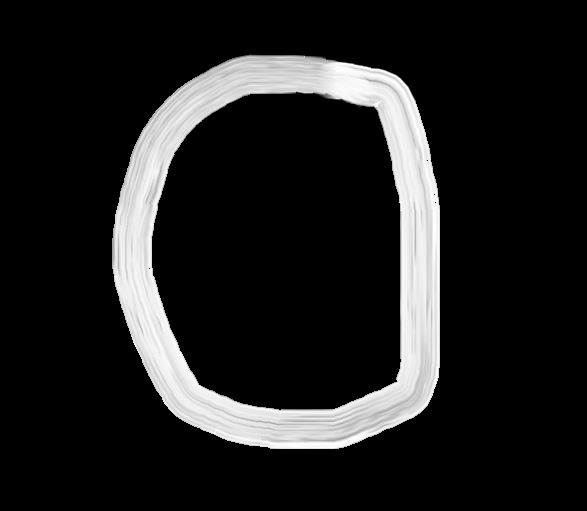
#> input picture KNN/project/images_of_numbers/0.JPG, 587 x 511 px
$ python -i image_preperation.py   (imports and definitions only)
#> lines starting #> are read from the running program, lines starting #| are printed output that depends on the picture
#this file is dedicated to preparing the user's handwritten image for
#the knn algorithm.
#The image must meet the following requirements to ensure data consistency
    #Grayscale (the MNIST images are all in gray)
    #Size: 28x28
    #ensure that the handwritten number is clearly visible
    #with a constransting background (black pen white page)
    #scale the pixels to the range [0,1]

import numpy as np
from PIL import Image  # this is a python library used for handling images
from sklearn.preprocessing import MinMaxScaler
import matplotlib.pyplot as plt

def prepare_input_image(path):
     # Fetch the image and convert it to grayscale
#> called with path = 'images_of_numbers/0.JPG'
    input_image = Image.open(path).convert("L")
    #plot_image(input_image, prepared = False)
    # Ensure the image has a grey mode
    if input_image.mode != "L":
        input_image = input_image.convert("L")

    # Resize the image to 28x28
    sized_img = input_image.resize((28, 28))
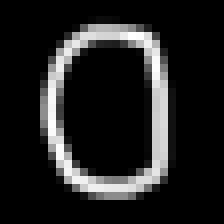
#> sized_img: PIL image 28x28 L (shown 8 times larger); min 0, max 255, mean 32.6

    #plot_image(sized_img, prepared = True)
    # Convert the image to an array
    array_img = np.array(sized_img, dtype='float32')

    # Use MinMaxScaler for normalization (this helped improve the accuracy score)
    # pixels are automatically scaled consistently with the data
    scaler = MinMaxScaler()
    scaled_img = scaler.fit_transform(array_img)
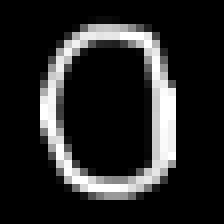
#> scaled_img: shape (28, 28) float32 (shown 8 times larger); min 0, max 1, mean 0.149

    return scaled_img


 # Visualization of input images
def plot_image(sized_img, prepared = False):
    if(prepared): plt.title("Input Image after preperation")
    else: plt.title("Input Image before preperation")

    plt.imshow(sized_img, cmap='gray')
    plt.axis('off')
    plt.show()


>>> result = prepare_input_image('images_of_numbers/0.JPG')

$ run again, on KNN/project/images_of_numbers/1.JPG
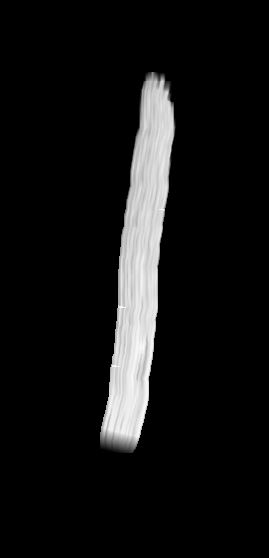
#> input picture KNN/project/images_of_numbers/1.JPG, 269 x 558 px
#> in prepare_input_image, `sized_img = input_image.resize((28, 28))`:
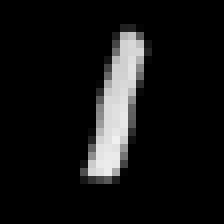
#> sized_img: PIL image 28x28 L (shown 8 times larger); min 0, max 239, mean 20.2
#> in prepare_input_image, `scaled_img = scaler.fit_transform(array_img)`:
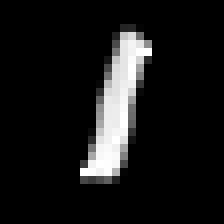
#> scaled_img: shape (28, 28) float32 (shown 8 times larger); min 0, max 1, mean 0.0905

$ run again, on KNN/project/images_of_numbers/2.JPG
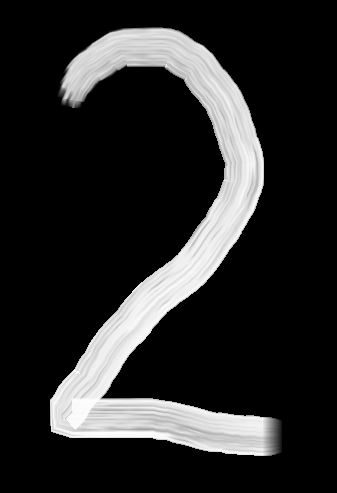
#> input picture KNN/project/images_of_numbers/2.JPG, 337 x 493 px
#> in prepare_input_image, `sized_img = input_image.resize((28, 28))`:
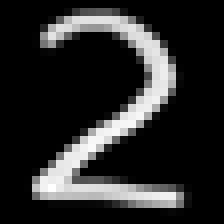
#> sized_img: PIL image 28x28 L (shown 8 times larger); min 0, max 255, mean 41.6

$ run again, on KNN/project/images_of_numbers/3.JPG
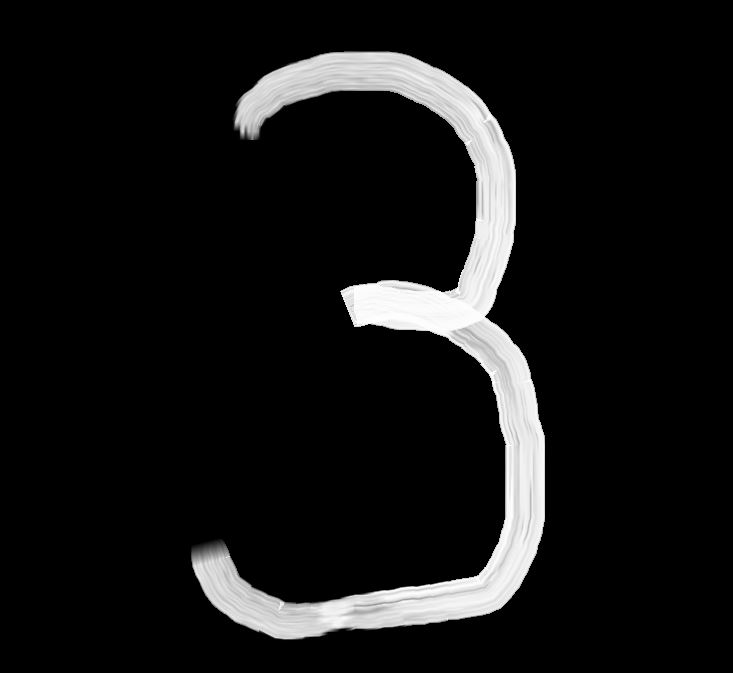
#> input picture KNN/project/images_of_numbers/3.JPG, 733 x 673 px
#> in prepare_input_image, `sized_img = input_image.resize((28, 28))`:
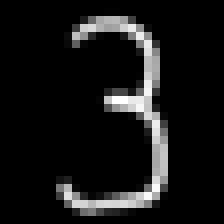
#> sized_img: PIL image 28x28 L (shown 8 times larger); min 0, max 255, mean 21.9
#> in prepare_input_image, `scaled_img = scaler.fit_transform(array_img)`:
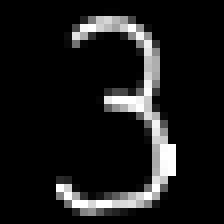
#> scaled_img: shape (28, 28) float32 (shown 8 times larger); min 0, max 1, mean 0.1
